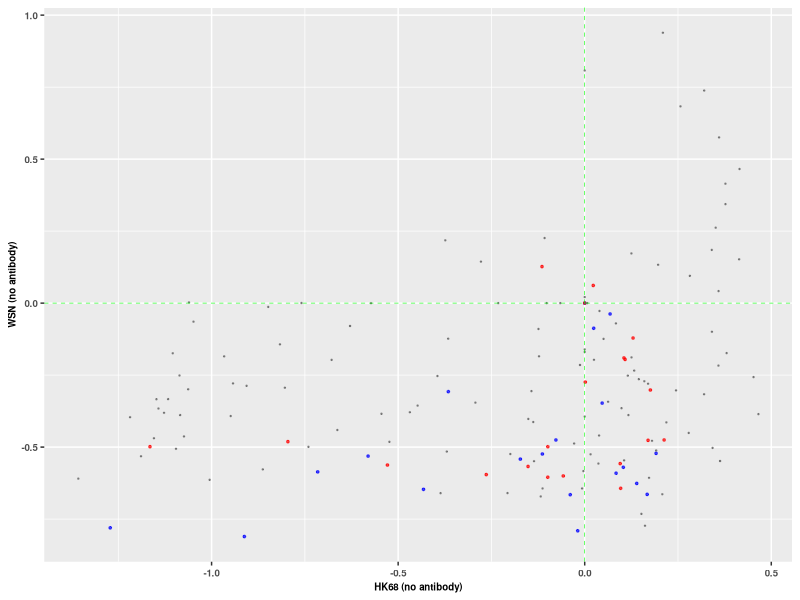
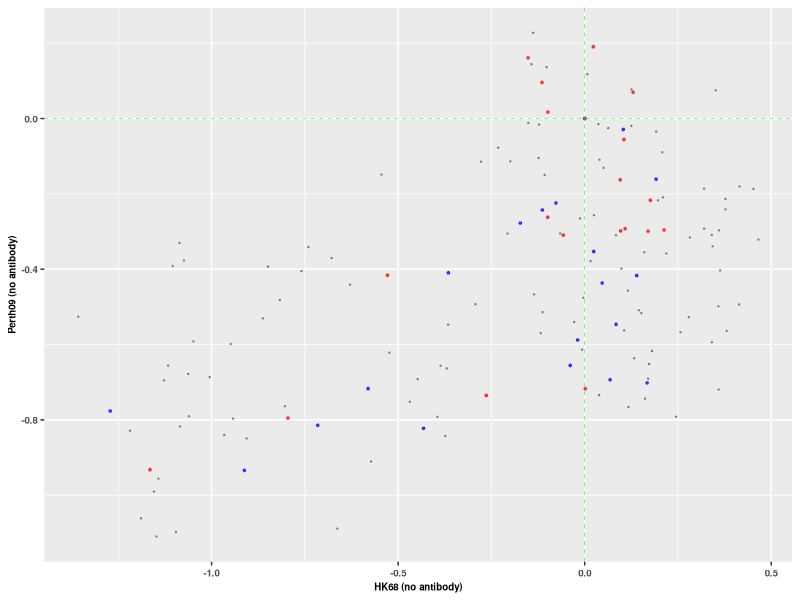
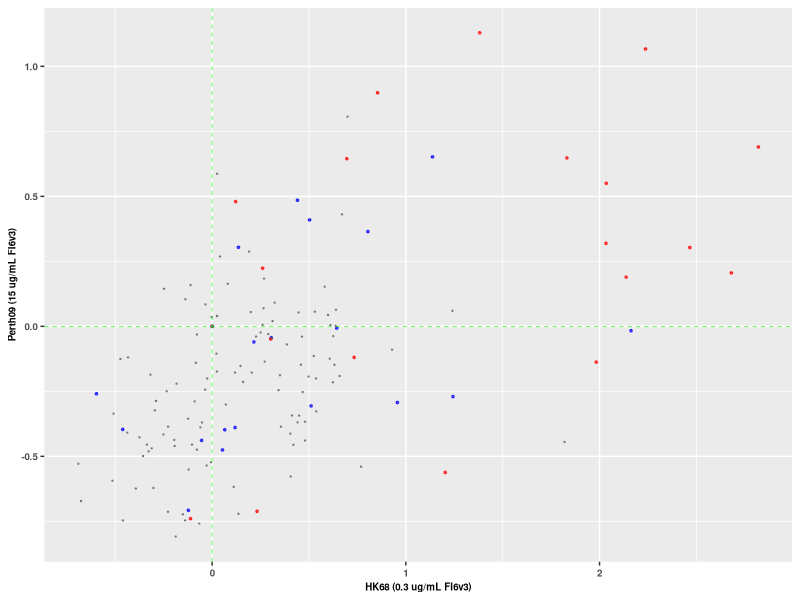
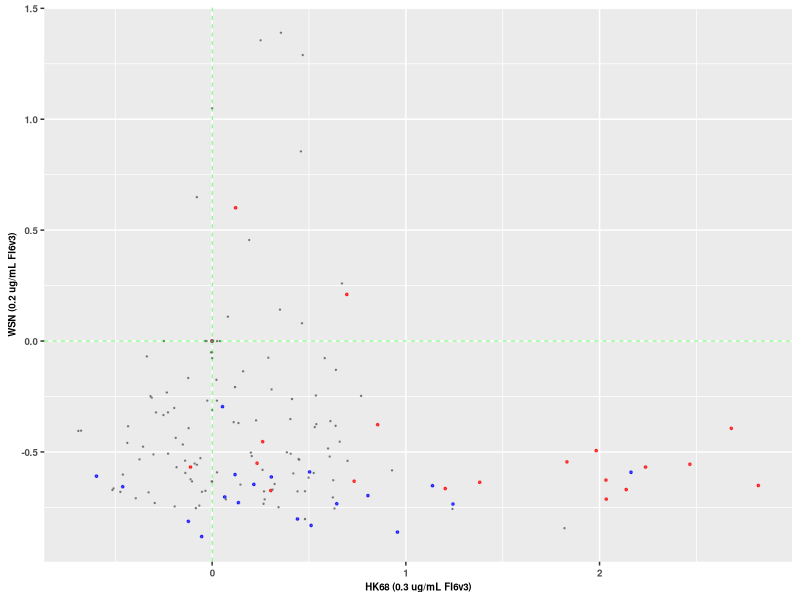
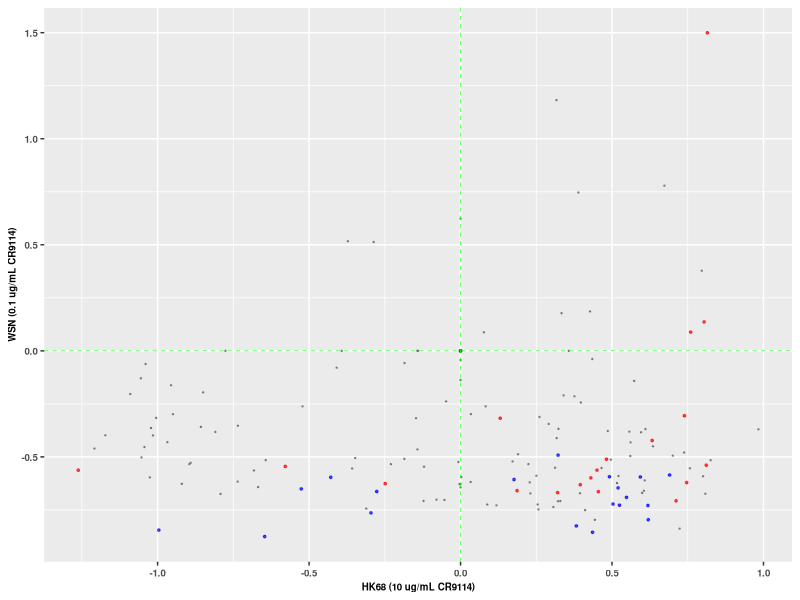

Recreate these plots in R, in order.
#R code
library(ggplot2)
library(scales)
library(RColorBrewer)
library(readr)
library(tidyr)
library(reshape)
library(stringr)
library(dplyr)
library(ggrepel)
library(gridExtra)
require(cowplot)

color_by_resi <- function(resi){
  if (resi==42){return ('42')}
  else if (resi==45){return ('45')}
  else {return ('Other')}
  }

size_by_resi <- function(resi){
  if (resi==42){return (3)}
  else if (resi==45){return (3)}
  else {return (1)}
  }

plot_scatter <- function(fit_table,graphname,xlab,ylab){
  textsize <- 7
  sizes <- unique(fit_table$size)
  names(sizes) <- as.character(unique(fit_table$size))
  cor_summary <- cor.test(log10(fit_table$HK68),log10(fit_table$Other))
  pvalue <- cor_summary$p.value
  cor    <- signif(cor(log10(fit_table$HK68),log10(fit_table$Other)),2)
  p  <- ggplot(fit_table,aes(log10(HK68),log10(Other),color=color,size=as.factor(size))) + 
          geom_point(alpha=0.7) +
          scale_size_manual(values = sizes/5) + 
          scale_color_manual(values=c('blue','red','gray40')) +
          theme(plot.title=element_text(size=textsize,face="bold"),
                axis.title=element_text(size=textsize,face="bold"),
                axis.text=element_text(size=textsize,face="bold"),
                legend.title=element_blank(),
                legend.text=element_text(size=textsize,face="bold"),
                legend.position='none') +
          xlab(xlab) +
          ylab(ylab) +
          geom_hline(aes(yintercept=0), color='green', linetype=2,size=0.2) +
          geom_vline(aes(xintercept=0), color='green', linetype=2,size=0.2)
  print (graphname)
  print (paste('P=',pvalue,sep=''))
  print (paste('R=',cor,sep=''))
  ggsave(graphname, p, width=1.8,height=1.8)
  }

FitTable  <- read_tsv('result/Fit_compare.tsv') %>%
                mutate(color=mapply(color_by_resi,pos)) %>%
                mutate(size=mapply(size_by_resi,pos)) %>%
                filter(HK68_fit_no_antibody!=-1)
fit_table_vsWSN <- FitTable %>%
                     select(HK68_fit_no_antibody, WSN_fit_mock, color, size) %>%
                     rename(HK68=HK68_fit_no_antibody) %>%
                     rename(Other=WSN_fit_mock)
fit_table_vsPerth09 <- FitTable %>%
                         select(HK68_fit_no_antibody, Perth09_fit_mock, color, size) %>%
                         rename(HK68=HK68_fit_no_antibody) %>%
                         rename(Other=Perth09_fit_mock)
fit_table_vsPerth09_FI6v3 <- FitTable %>%
			       select(HK68_fit_2500ng_FI6v3, Perth09_fit_FI6v3_15ug, color, size) %>%
			       rename(HK68=HK68_fit_2500ng_FI6v3) %>%
			       rename(Other=Perth09_fit_FI6v3_15ug)
fit_table_vsWSN_FI6v3 <- FitTable %>%
		           select(HK68_fit_2500ng_FI6v3, WSN_fit_FI6v3_200ng, color, size) %>%
		           rename(HK68=HK68_fit_2500ng_FI6v3) %>%
		           rename(Other=WSN_fit_FI6v3_200ng)
fit_table_vsWSN_CR9114 <- FitTable %>%
		            select(HK68_fit_10ug_CR9114, WSN_fit_CR9114_100ng, color, size) %>%
		            rename(HK68=HK68_fit_10ug_CR9114) %>%
		            rename(Other=WSN_fit_CR9114_100ng)
plot_scatter(fit_table_vsWSN,'graph/scatter_fit_WSN_compare.png','HK68 (no antibody)','WSN (no antibody)')
plot_scatter(fit_table_vsPerth09,'graph/scatter_fit_Perth09_compare.png','HK68 (no antibody)','Perth09 (no antibody)')
plot_scatter(fit_table_vsPerth09_FI6v3,'graph/scatter_fit_Perth09_FI6v3_compare.png','HK68 (0.3 ug/mL FI6v3)','Perth09 (15 ug/mL FI6v3)')
plot_scatter(fit_table_vsWSN_FI6v3,'graph/scatter_fit_WSN_FI6v3_compare.png','HK68 (0.3 ug/mL FI6v3)','WSN (0.2 ug/mL FI6v3)')
plot_scatter(fit_table_vsWSN_CR9114,'graph/scatter_fit_WSN_CR9114_compare.png','HK68 (10 ug/mL CR9114)','WSN (0.1 ug/mL CR9114)')
